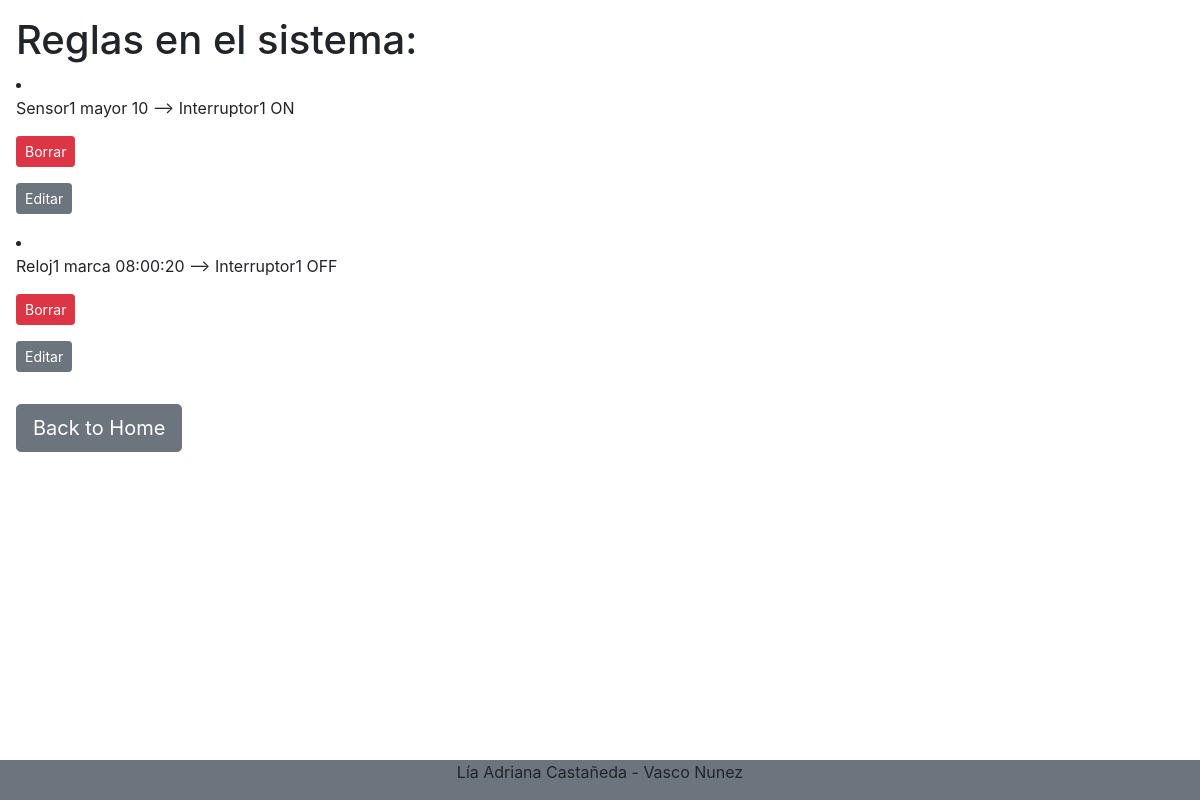
Screenshot of /list/regla/ with the database file from the repository.
### sysdomotic/models.py (models this page shows)
class Regla(models.Model):
    regla = models.CharField(max_length=50, unique=True)
    class Meta:
        app_label = 'sysdomotic'
    def __str__(self) -> str:
        return self.regla

### sysdomotic/views.py (the view)
# urls.py: path('list/regla/', ListReglasView.as_view(), name = 'list_reglas'),
class ListReglasView(ListView):
    model = Regla
    context_object_name = 'regla_list'
    template_name = 'regla_listing.html'
    def get_queryset(self):
        return Regla.objects.all()

### templates/regla_listing.html (shortened to what this page needs)
{% extends 'base.html' %}
{% block content %}
<h1>Reglas en el sistema:</h1>
{% if regla_list %}
    <table class="table table-striped table-hover">
        {% for regla in regla_list %}
        <li>
            <p>{{regla}}</p>
            <p><a class="btn btn-sm btn-danger" href="{% url 'remove_reglas' regla.pk %}">Borrar</a></p>
            <p><a class="btn btn-sm btn-secondary" href="{% url 'regla_update' regla.pk %}">Editar</a></p>
        </li>
        {% endfor %}
    </table>
{% else %}
    <p>No hay reglas</p>
{% endif %}
<a class="btn btn-lg btn-secondary" href="{% url 'home' %}">Back to Home</a>
{% endblock content %}

### rows the page displays
Regla: regla "Sensor1 mayor 10 --> Interruptor1 ON"
Regla: regla "Reloj1 marca 08:00:20 --> Interruptor1 OFF"
